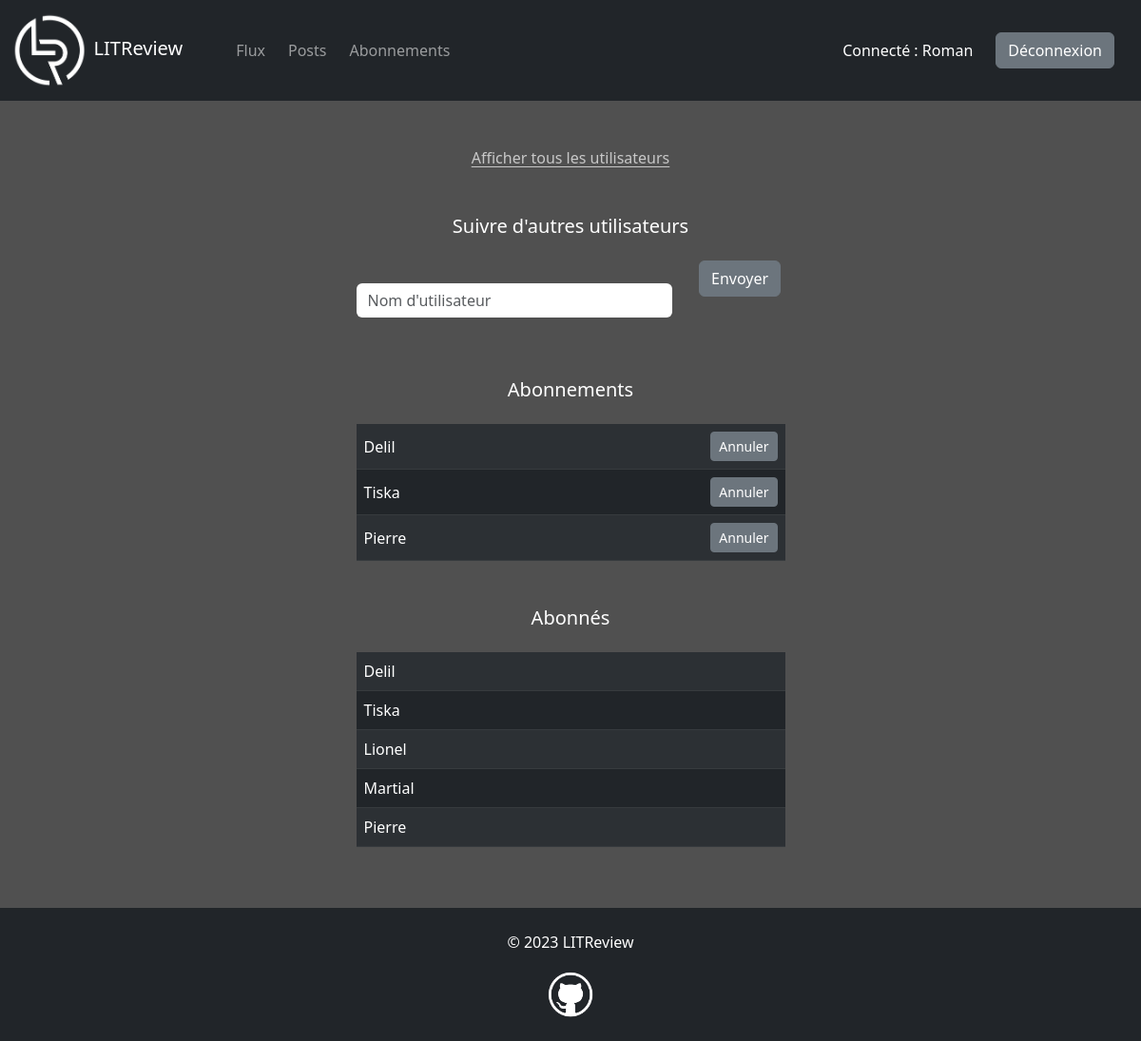
The app's page /abonnements/ (signed in) with its own data.
### accounts/models.py (models this page shows)
class User(AbstractUser):
    pass

### reviews/models.py (models this page shows, shortened)
class Subscription(models.Model):
    user = models.ForeignKey(to=settings.AUTH_USER_MODEL, on_delete=models.CASCADE, related_name="following")
    followed_user = models.ForeignKey(to=settings.AUTH_USER_MODEL, on_delete=models.CASCADE, related_name="followed_by")
    class Meta:
        unique_together = ["user", "followed_user"]

### reviews/views.py (the view, shortened to what this page needs)
# urls.py: path("abonnements/", views.subscriptions, name="subscriptions"),
@login_required
def subscriptions(request):
    form = SubscriptionForm()
    users = User.objects.all().order_by("username")
    context = {"form": form, "users": users, "error_message": None}
    return render(request, "reviews/subscriptions.html", context)

### reviews/forms.py
class SubscriptionForm(forms.Form):
    username = forms.CharField(label="", widget=forms.TextInput(attrs={"placeholder": "Nom d'utilisateur"}))

### reviews/templates/reviews/subscriptions.html (shortened to what this page needs)
{% extends "base.html" %}
{% load bootstrap5 %}
{% block content %}
<p class="text-center mb-5">
    <a href="#" data-bs-toggle="modal" data-bs-target="#user-list-modal">Afficher tous les utilisateurs</a>
</p>
<div class="row justify-content-center">
    <div class="col-sm-9 col-md-7 col-lg-6 col-xl-5 col-xxl-4">
        <h5 class="text-center text-white mb-4">Suivre d'autres utilisateurs</h5>
        <form method="POST">
            <div class="row">
                <div class="col-sm-9">
                    {% bootstrap_form form bound_css_class="" %}
                </div>
                <div class="col-sm-3 text-center">
                    <button class="btn btn-secondary" type="submit">Envoyer</button>
                </div>
            </div>
        </form>
        <h5 class="text-center text-white mt-5 mb-4">Abonnements</h5>
        <table class="table table-dark table-striped">
            <tbody>
                {% for subscription in user.following.all %}
                <tr class="align-middle">
                    <td>{{ subscription.followed_user.username }}</td>
                    <td class="text-end">
                        <a class="btn btn-sm btn-secondary" href="{% url 'unsubscribe' subscription.followed_user.id %}">Annuler</a>
                    </td>
                </tr>
                {% empty %}
                <p class="text-center"><small>Vous n'êtes abonné à aucun utilisateur.</small></p>
                {% endfor %}
            </tbody>
        </table>
        <h5 class="text-center text-white mt-5 mb-4">Abonnés</h5>
        <table class="table table-dark table-striped">
            <tbody>
                {% for subscription in user.followed_by.all %}
                <tr>
                    <td>{{ subscription.user.username }}</td>
                </tr>
                {% empty %}
                <p class="text-center"><small>Vous n'avez aucun abonné.</small></p>
                {% endfor %}
            </tbody>
        </table>
    </div>
</div>
{% endblock content %}

### templates/base.html (shortened to what this page needs)
<!DOCTYPE html>
{% load static %}
<html lang="fr">
<head>
    <link
    href="https://cdn.jsdelivr.net/npm/bootstrap@5.3.0-alpha1/dist/css/bootstrap.min.css"
    rel="stylesheet"
>
    <link rel="stylesheet" href="{% static 'css/style.css' %}">
</head>
<body>
    <div id="main-container">
        <nav class="navbar navbar-dark bg-dark navbar-expand-lg" data-bs-theme="dark">
            <div class="container-fluid">
                <span class="navbar-brand me-5">
                    <img id="litreview-logo" src="{% static 'img/logos/litreview-logo.png' %}" alt="logo">
                    LITReview
                </span>
                {% if user.is_authenticated %}
                <div class="collapse navbar-collapse" id="navbar">
                    <ul class="navbar-nav me-auto mb-2 mb-lg-0">
                        <li>
                            <a class="nav-link me-2" href="{% url 'feed' %}">Flux</a>
                        </li>
                        <li>
                            <a class="nav-link me-2" href="{% url 'posts' %}">Posts</a>
                        </li>
                        <li>
                            <a class="nav-link me-2" href="{% url 'subscriptions' %}">Abonnements</a>
                        </li>
                    </ul>
                    <p class="text-white mt-3 me-4">Connecté : {{ user.username }}</p>
                    <a class="btn btn-secondary me-3 my-2" href="{% url 'logout' %}">Déconnexion</a>
                </div>
                {% endif %}
            </div>
        </nav>
        <div class="container mt-5">
            {% block content %}
            {% endblock content %}
        </div>
    </div>
    <footer class="bg-dark mt-5">
        <p class="text-white text-center pt-4">&copy; <span>{% now "Y" %}</span> LITReview</p>
        <p class="text-center">
            <a href="https://github.com/romansainthilaire" target="_blank">
                <img id="github-logo" src="{% static 'img/logos/github-logo.png' %}" alt="">
            </a>
        </p>
    </footer>
</body>
</html>

### static/css/style.css (style rules this page uses)
body { background-color: rgb(80, 80, 80); }
#main-container { min-height: calc(100vh - 190px); }
footer { height: 140px; }
#litreview-logo { max-height: 80px; }
#github-logo { max-height: 50px; margin-top: 2px; margin-bottom: 2px; }
a { color: rgb(200, 200, 200); text-underline-offset: 3px; }
.form-control, .form-select { border: none; }

### records on screen
User: username "Roman"
Subscription: followed_user.username "Delil"
Subscription: followed_user.username "Tiska"
Subscription: followed_user.username "Pierre"
Subscription: user.username "Delil"
Subscription: user.username "Tiska"
Subscription: user.username "Lionel"
Subscription: user.username "Martial"
Subscription: user.username "Pierre"
